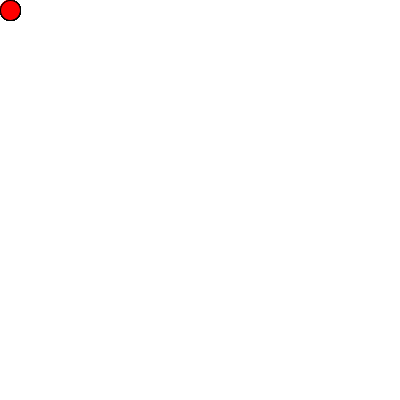
Frame 1 (no input)
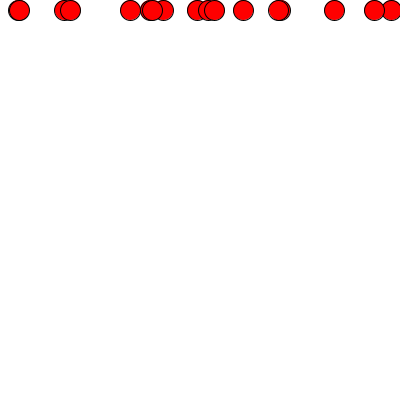
Frame 60 (the mouse pressed at the canvas centre just before this capture)
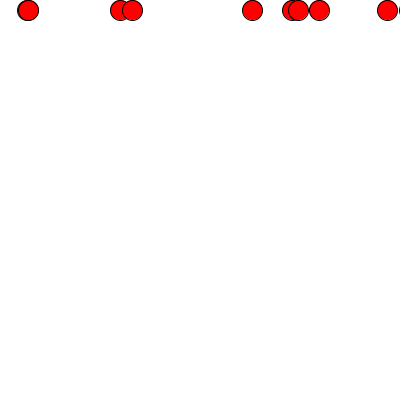
Frame 120 (the mouse held since frame 60 and released just before this capture)

The Processing sketch that drew these frames (run headless with seeded random() and noise(); from frame 60 on, the mouse is pressed at the canvas centre):

// Processing sketch: sketch_251105a
// ── sketch_251105a.pde
// Henry Wrede Black
// 20 ellipses, moving right with a random speed

float[] x;
float[] xspeed;  // position and speed of ellipse

void setup () {
  size(400, 400);

  x = new float[20];
  for (int i = 0; i < x.length; i++){
   x[i] = 10; 
  }
  xspeed = new float[20];
  for (int i = 0; i < xspeed.length; i++){
    xspeed[i] = random(0,10);
  }
}

void draw () {
  background(255);
  ellipseMode(CENTER);

  // draw ellipse
  for (int i = 0; i < x.length; i++){
  fill(255, 0, 0);
  ellipse(x[i], 10, 20, 20);
  }
  for (int i = 0; i < x.length && i < xspeed.length; i++){
  x[i] = x[i]+xspeed[i];
  }
}
